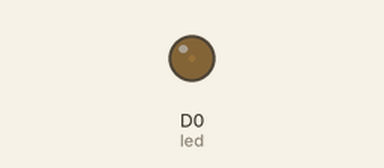
Recording of a sketch running on a simulated ESP8266 (NodeMCU). Shown: output pins drawn as LEDs (lit = HIGH).

Above: at 0.05 s.
At 0.95 s:
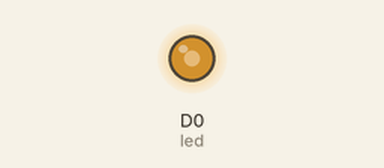
At 1.4 s:
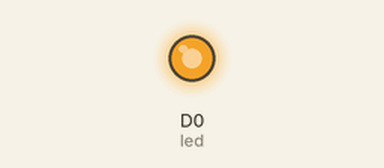
At 2.75 s:
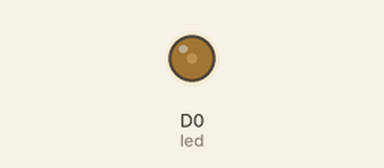
Timing chart, 0 to 7.0 s (numbered marks = the images above):
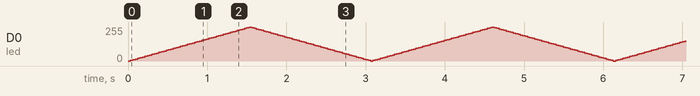

The sketch:

Fade.ino
```cpp
/*
   Fade

   该示例展示如何通过函数analogWrite()让LED实现调光效果.

   analogWrite()用于产生PWM, 所以如果您要修改管脚，您需要确保管脚具备产生PWM功能.
   如果你想或者哪些管脚具备PWM功能，请查看文档:http://docs.intorobot.com/hardware.
 */

int led = D0;          // LED灯管脚
int brightness = 0;    // LED灯亮度
int fadeAmount = 5;    // LED灯亮度每次变化值

// setup函数, 上电后或者复位后只运行一次
void setup()
{
    // LED管脚设置为输出
    pinMode(led, OUTPUT);
}

// loop函数, 循环执行
void loop()
{
    // 设置LED灯亮度
    analogWrite(led, brightness);

    // 改变LED灯亮度
    brightness = brightness + fadeAmount;

    if (brightness <= 0 || brightness >= 255)
    {
        fadeAmount = -fadeAmount ;
    }
    // 等待30默秒, 可以看到调光效果
    delay(30);
}
```
